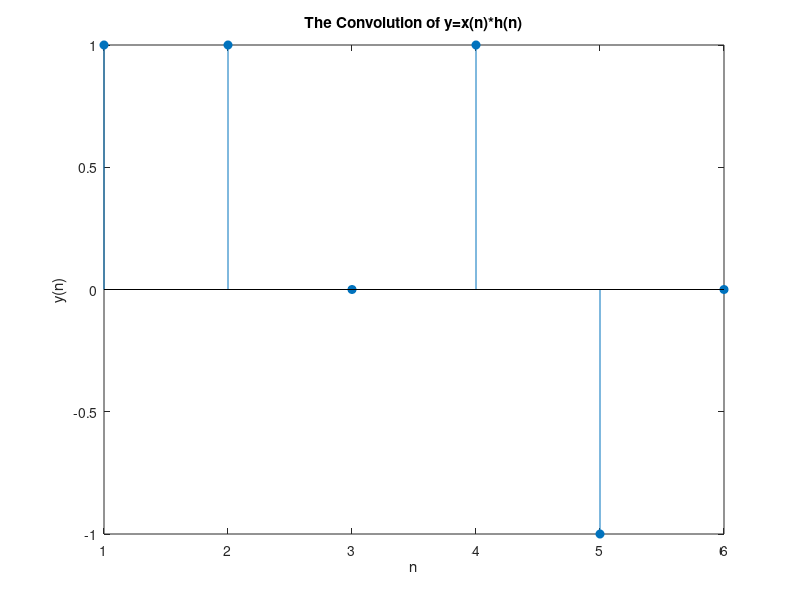

Here is the MATLAB script that generated this plot:
clc;
close all;
clear all;

x=[1 1 -1];
h=[1 0 1 0];
n1=[-1 0 1];
n2=[0 1 2 3];

N1=length(n1);
N2=length(n2);

X=[x,zeros(1,N2-1)];
H=[h,zeros(1,N1-1)];

L=N1+N2-1;
disp("The Length of the Convolution is:");
disp(L);

y=zeros(1,L);

for i=1:L
    for j=1:N1
        if (i-j+1>0) && (i-j+1<=N2)
            y(i)=y(i)+X(j)*H(i-j+1);
        end
    end
end

disp("The Convolution of y:");
disp(y);
stem(y,"filled");
xlabel("n");
ylabel("y(n)");
title("The Convolution of y=x(n)*h(n)");
